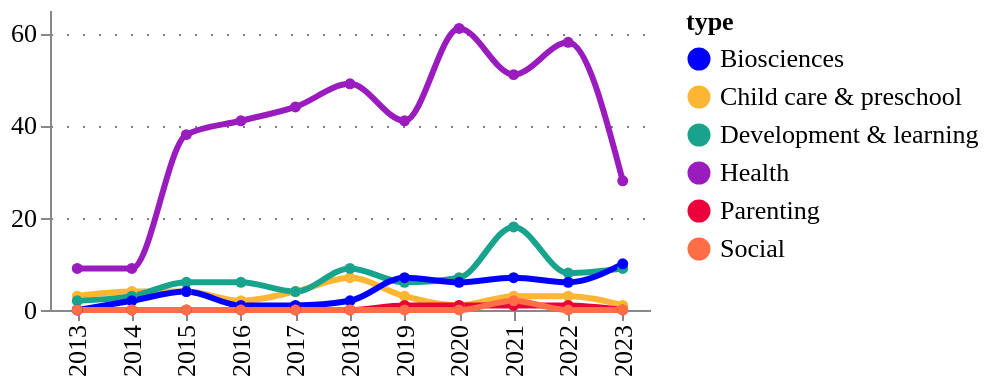

Notebook code cell kept with this figure:
### Code cell
fig = pu.ts_smooth(
    tech_applications_ts,
    tech_applications_ts[column].unique(),
    variable= "counts",
    variable_title = "",
    category_column = column,
    width = 300,
    height = 150,
    legend_orient='right',
)
pu.configure_plots(fig)

### Figure 1 — Vega-Lite specification as saved in the notebook (floating-point values rounded to 4 significant figures)
{"config": {"title": {"font": "Averta", "anchor": "start"}, "subtitle": {"font": "Averta"}, "axis": {"labelFont": "Averta", "titleFont": "Averta", "gridColor": "grey", "gridDash": [1, 7], "labelFontSize": 13, "titleFontSize": 13}, "header": {"labelFont": "Averta", "titleFont": "Averta"}, "legend": {"labelFont": "Averta", "titleFont": "Averta", "labelFontSize": 13, "titleFontSize": 13}, "range": {"category": ["#0000FF", "#FDB633", "#18A48C", "#9A1BBE", "#EB003B", "#FF6E47", "#646363", "#0F294A", "#97D9E3", "#A59BEE", "#F6A4B7", "#D2C9C0", "#FFFFFF", "#000000"], "ordinal": {"scheme": ["#0000FF", "#FDB633", "#18A48C", "#9A1BBE", "#EB003B", "#FF6E47", "#646363", "#0F294A", "#97D9E3", "#A59BEE", "#F6A4B7", "#D2C9C0", "#FFFFFF", "#000000"]}}, "view": {"strokeWidth": 0}}, "data": {"name": "data-ee0714328262b5805dee4301d39c7a83"}, "mark": {"type": "line", "interpolate": "monotone", "point": {"filled": true, "size": 30}, "size": 3, "strokeDash": [0]}, "encoding": {"color": {"field": "type", "legend": {"orient": "right"}, "type": "nominal"}, "tooltip": [{"field": "year", "title": "Year", "type": "ordinal"}, {"field": "type", "type": "nominal"}, {"field": "counts", "format": ".3f", "title": "", "type": "quantitative"}], "x": {"field": "year", "title": "", "type": "ordinal"}, "y": {"field": "counts", "title": "", "type": "quantitative"}}, "height": 150, "title": {"anchor": "start", "text": "", "fontSize": 14, "subtitle": "", "subtitleFont": "Averta", "subtitleFontSize": 13}, "width": 300, "$schema": "https://vega.github.io/schema/vega-lite/v4.17.0.json", "datasets": {"data-ee0714328262b5805dee4301d39c7a83": [{"year": 2013, "type": "Child care & preschool", "counts": 3.0, "counts_prop": 0.006}, {"year": 2014, "type": "Child care & preschool", "counts": 4.0, "counts_prop": 0.008}, {"year": 2015, "type": "Child care & preschool", "counts": 4.0, "counts_prop": 0.008}, {"year": 2016, "type": "Child care & preschool", "counts": 2.0, "counts_prop": 0.004}, {"year": 2017, "type": "Child care & preschool", "counts": 4.0, "counts_prop": 0.008}, {"year": 2018, "type": "Child care & preschool", "counts": 7.0, "counts_prop": 0.013}, {"year": 2019, "type": "Child care & preschool", "counts": 3.0, "counts_prop": 0.006}, {"year": 2020, "type": "Child care & preschool", "counts": 1.0, "counts_prop": 0.002}, {"year": 2021, "type": "Child care & preschool", "counts": 3.0, "counts_prop": 0.006}, {"year": 2022, "type": "Child care & preschool", "counts": 3.0, "counts_prop": 0.006}, {"year": 2023, "type": "Child care & preschool", "counts": 1.0, "counts_prop": 0.002}, {"year": 2013, "type": "Development & learning", "counts": 2.0, "counts_prop": 0.004}, {"year": 2014, "type": "Development & learning", "counts": 3.0, "counts_prop": 0.006}, {"year": 2015, "type": "Development & learning", "counts": 6.0, "counts_prop": 0.011}, {"year": 2016, "type": "Development & learning", "counts": 6.0, "counts_prop": 0.011}, {"year": 2017, "type": "Development & learning", "counts": 4.0, "counts_prop": 0.008}, {"year": 2018, "type": "Development & learning", "counts": 9.0, "counts_prop": 0.017}, {"year": 2019, "type": "Development & learning", "counts": 6.0, "counts_prop": 0.011}, {"year": 2020, "type": "Development & learning", "counts": 7.0, "counts_prop": 0.013}, {"year": 2021, "type": "Development & learning", "counts": 18.0, "counts_prop": 0.034}, {"year": 2022, "type": "Development & learning", "counts": 8.0, "counts_prop": 0.015}, {"year": 2023, "type": "Development & learning", "counts": 9.0, "counts_prop": 0.017}, {"year": 2013, "type": "Health", "counts": 9.0, "counts_prop": 0.017}, {"year": 2014, "type": "Health", "counts": 9.0, "counts_prop": 0.017}, {"year": 2015, "type": "Health", "counts": 38.0, "counts_prop": 0.071}, {"year": 2016, "type": "Health", "counts": 41.0, "counts_prop": 0.077}, {"year": 2017, "type": "Health", "counts": 44.0, "counts_prop": 0.083}, {"year": 2018, "type": "Health", "counts": 49.0, "counts_prop": 0.092}, {"year": 2019, "type": "Health", "counts": 41.0, "counts_prop": 0.077}, {"year": 2020, "type": "Health", "counts": 61.0, "counts_prop": 0.114}, {"year": 2021, "type": "Health", "counts": 51.0, "counts_prop": 0.096}, {"year": 2022, "type": "Health", "counts": 58.0, "counts_prop": 0.109}, {"year": 2023, "type": "Health", "counts": 28.0, "counts_prop": 0.053}, {"year": 2013, "type": "Biosciences", "counts": 0.0, "counts_prop": 0.0}, {"year": 2014, "type": "Biosciences", "counts": 2.0, "counts_prop": 0.004}, {"year": 2015, "type": "Biosciences", "counts": 4.0, "counts_prop": 0.008}, {"year": 2016, "type": "Biosciences", "counts": 1.0, "counts_prop": 0.002}, {"year": 2017, "type": "Biosciences", "counts": 1.0, "counts_prop": 0.002}, {"year": 2018, "type": "Biosciences", "counts": 2.0, "counts_prop": 0.004}, {"year": 2019, "type": "Biosciences", "counts": 7.0, "counts_prop": 0.013}, {"year": 2020, "type": "Biosciences", "counts": 6.0, "counts_prop": 0.011}, {"year": 2021, "type": "Biosciences", "counts": 7.0, "counts_prop": 0.013}, {"year": 2022, "type": "Biosciences", "counts": 6.0, "counts_prop": 0.011}, {"year": 2023, "type": "Biosciences", "counts": 10.0, "counts_prop": 0.019}, {"year": 2013, "type": "Parenting", "counts": 0.0, "counts_prop": 0.0}, {"year": 2014, "type": "Parenting", "counts": 0.0, "counts_prop": 0.0}, {"year": 2015, "type": "Parenting", "counts": 0.0, "counts_prop": 0.0}, {"year": 2016, "type": "Parenting", "counts": 0.0, "counts_prop": 0.0}, {"year": 2017, "type": "Parenting", "counts": 0.0, "counts_prop": 0.0}, {"year": 2018, "type": "Parenting", "counts": 0.0, "counts_prop": 0.0}, {"year": 2019, "type": "Parenting", "counts": 1.0, "counts_prop": 0.002}, {"year": 2020, "type": "Parenting", "counts": 1.0, "counts_prop": 0.002}, {"year": 2021, "type": "Parenting", "counts": 1.0, "counts_prop": 0.002}, {"year": 2022, "type": "Parenting", "counts": 1.0, "counts_prop": 0.002}, {"year": 2023, "type": "Parenting", "counts": 0.0, "counts_prop": 0.0}, {"year": 2013, "type": "Social", "counts": 0.0, "counts_prop": 0.0}, {"year": 2014, "type": "Social", "counts": 0.0, "counts_prop": 0.0}, {"year": 2015, "type": "Social", "counts": 0.0, "counts_prop": 0.0}, {"year": 2016, "type": "Social", "counts": 0.0, "counts_prop": 0.0}, {"year": 2017, "type": "Social", "counts": 0.0, "counts_prop": 0.0}, {"year": 2018, "type": "Social", "counts": 0.0, "counts_prop": 0.0}, {"year": 2019, "type": "Social", "counts": 0.0, "counts_prop": 0.0}, {"year": 2020, "type": "Social", "counts": 0.0, "counts_prop": 0.0}, {"year": 2021, "type": "Social", "counts": 2.0, "counts_prop": 0.004}, {"year": 2022, "type": "Social", "counts": 0.0, "counts_prop": 0.0}, {"year": 2023, "type": "Social", "counts": 0.0, "counts_prop": 0.0}]}}
